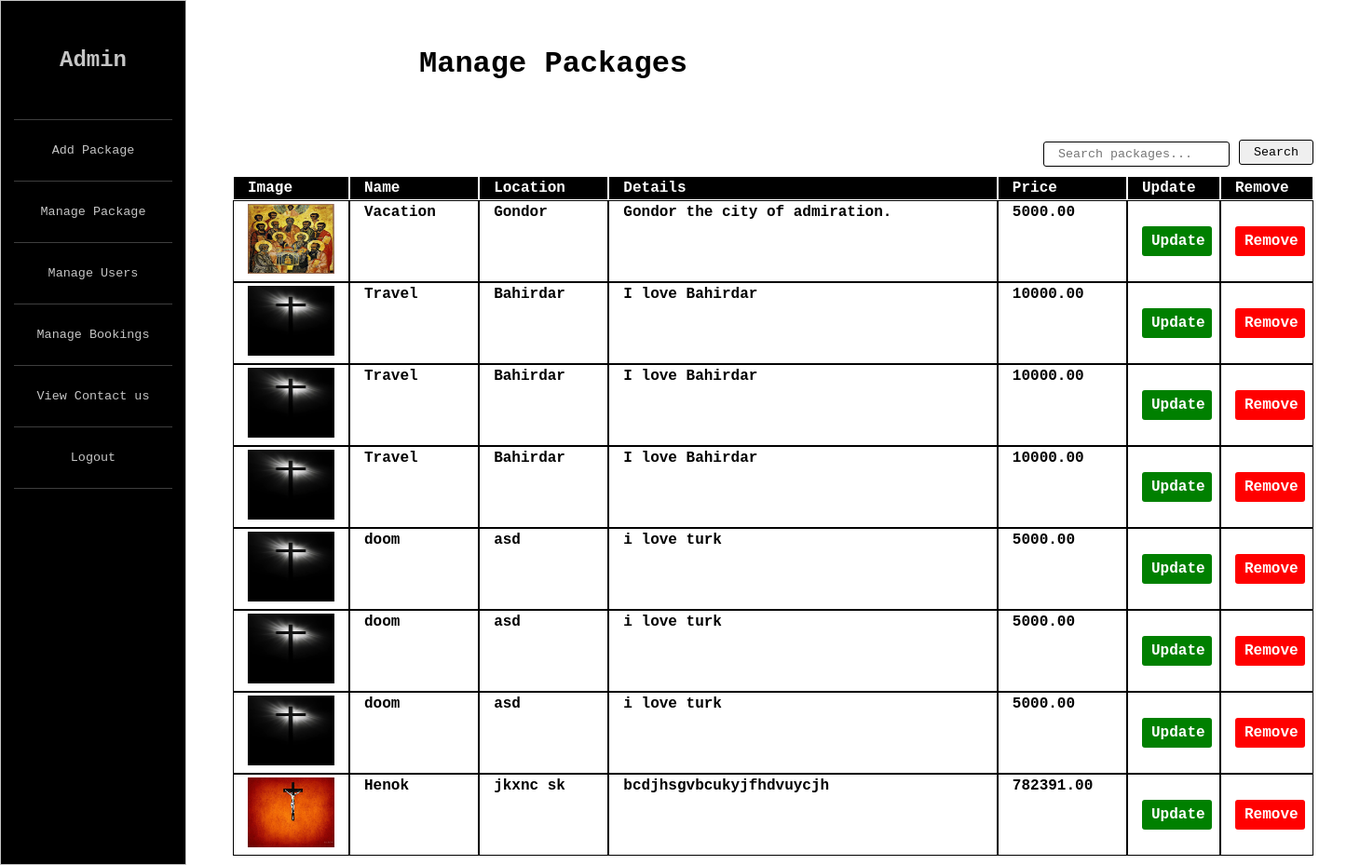
Screenshot of /admin/manage_package.php with the database file from the repository.
### tables this page shows
CREATE TABLE `packages` (
  `id` int(11) NOT NULL,
  `name` varchar(255) NOT NULL,
  `location` varchar(255) NOT NULL,
  `price` decimal(10,2) NOT NULL,
  `description` varchar(255) NOT NULL,
  `image_path` varchar(255) NOT NULL
);

### admin/manage_package.php (the view, shortened to what this page needs)
<!DOCTYPE html>
<html lang="en">
<head>
    <link rel="stylesheet" href="./css/home.css">
    <link rel="stylesheet" href="./css/manage_package.css">
</head>
<body>
<?php
include '../php/connection.php';
$search = '';
$sql = "SELECT id, image_path, name, location, description, price FROM packages WHERE name LIKE ? OR location LIKE ?";
$stmt = $conn->prepare($sql);
$searchParam = '%' . $search . '%';
$stmt->bind_param('ss', $searchParam, $searchParam);
$stmt->execute();
$result = $stmt->get_result();
$datas = [];
if ($result->num_rows > 0) {
    while ($row = $result->fetch_assoc()) {
        $datas[] = $row;
    }
} else {
    echo "No records found!";
}
?>
<div class="side-panel">
    <h2>Admin</h2>
    <div class="link-list">
        <a href="./add_package.php">Add Package</a>
        <a href="">Manage Package</a>
        <a href="">Manage Users</a>
        <a href="">Manage Bookings</a>
        <a href="">View Contact us</a>
        <a href="./php/logout.php">Logout</a>
    </div>
</div>
<div class="main">
    <h1 class="title">Manage Packages</h1>
    <form method="post" action="">
        <input type="text" name="search" placeholder="Search packages..." value="<?php echo htmlspecialchars($search); ?>">
        <input type="submit" value="Search">
    </form>
    <div class="container">
        <div class="head body">Image</div>
        <div class="head body">Name</div>
        <div class="head body">Location</div>
        <div class="head body">Details</div>
        <div class="head body">Price</div>
        <div class="head body">Update</div>
        <div class="head body">Remove</div>
        <?php
            if (!empty($datas)) {
                foreach ($datas as $data) {
                    echo '<div class="body"><img class="img" src="./php/' . htmlspecialchars($data['image_path']) . '"></div>';
                    echo '<div class="body">' . htmlspecialchars($data['name']) . '</div>';
                    echo '<div class="body">' . htmlspecialchars($data['location']) . '</div>';
                    echo '<div class="body">' . htmlspecialchars($data['description']) . '</div>';
                    echo '<div class="body">' . htmlspecialchars($data['price']) . '</div>';
                    echo '<div class="btns body"><a class="btn update" href="./update_package.php?id=' . htmlspecialchars($data['id']) . '">Update</a></div>';
                    echo '<div class="btns body"><a class="btn remove" href="./php/deletePackage.php?id=' . htmlspecialchars($data['id']) . '">Remove</a></div>';
                }
            }
        ?>
    </div>
</div>
</body>
</html>

### admin/css/home.css (style rules this page uses)
* { box-sizing: border-box; margin: 0; padding: 0; font-family: 'Courier New', Courier, monospace; }
body { height: 100vh; display: flex; overflow-x: hidden; }
.main { padding-bottom: 10px; }
.title { width: 100%; margin: 50px 200px; }

### admin/css/manage_package.css (style rules this page uses)
.main { width: 100%; height: fit-content; margin: 0 50px 0 250px; }
.container { width: 100%; display: grid; grid-template-columns: 125px 1fr 1fr 3fr 1fr 100px 100px; }
.head { background-color: #000; color: #fff; }
.body { border: 1px solid; padding: 3px 15px; font-weight: bolder; }
form { margin-left: auto; width: 1000px; display: flex; justify-content: flex-end; align-items: center; gap: 10px; }
input[type='text'] { border: 1px solid; padding: 5px 15px; margin: 15px 0 10px; border-radius: 3px; }
input[type='submit'] { padding: 5px 15px; border: 1px solid black; border-radius: 3px; }
.btns { display: flex; align-items: center; }
.img { width: 100%; height: 75px; }
.btn { width: 75px; padding: 7px 10px; text-decoration: none; border-radius: 3px; color: #fff; }
.update { background-color: green; }
.remove { background-color: red; }

### rows the page displays
packages: image_path (picture), name "Vacation", location "Gondor", description "Gondor the city of admiration.", price "5000.00"
packages: image_path (picture), name "Travel", location "Bahirdar", description "I love Bahirdar", price "10000.00"
packages: image_path (picture), name "Travel", location "Bahirdar", description "I love Bahirdar", price "10000.00"
packages: image_path (picture), name "Travel", location "Bahirdar", description "I love Bahirdar", price "10000.00"
packages: image_path (picture), name "doom", location "asd", description "i love turk", price "5000.00"
packages: image_path (picture), name "doom", location "asd", description "i love turk", price "5000.00"
packages: image_path (picture), name "doom", location "asd", description "i love turk", price "5000.00"
packages: image_path (picture), name "Henok", location "jkxnc sk", description "bcdjhsgvbcukyjfhdvuycjh", price "782391.00"
